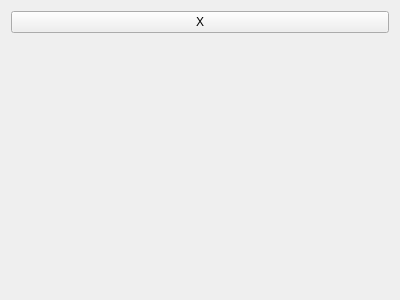
<?xml version="1.0" encoding="UTF-8"?>
<ui version="4.0">
 <class>Draw_De_D</class>
 <widget class="QWidget" name="Draw_De_D">
  <property name="geometry">
   <rect>
    <x>0</x>
    <y>0</y>
    <width>400</width>
    <height>300</height>
   </rect>
  </property>
  <property name="windowTitle">
   <string>Form</string>
  </property>
  <layout class="QGridLayout" name="gridLayout">
   <item row="1" column="0">
    <widget class="QCustomPlot" name="De_D_graph" native="true"/>
   </item>
   <item row="0" column="0">
    <widget class="QPushButton" name="pushButton">
     <property name="text">
      <string>X</string>
     </property>
    </widget>
   </item>
  </layout>
 </widget>
 <customwidgets>
  <customwidget>
   <class>QCustomPlot</class>
   <extends>QWidget</extends>
   <header>qcustomplot.h</header>
   <container>1</container>
  </customwidget>
 </customwidgets>
 <resources/>
 <connections/>
</ui>
